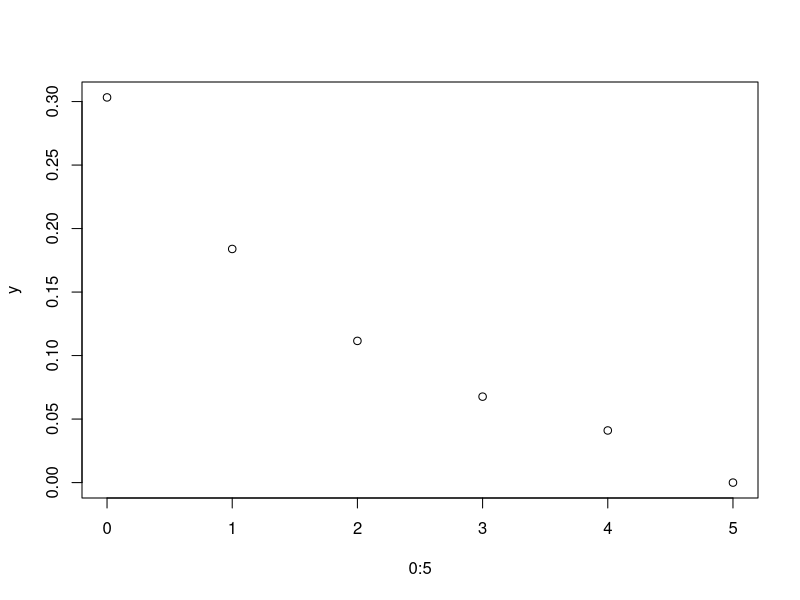
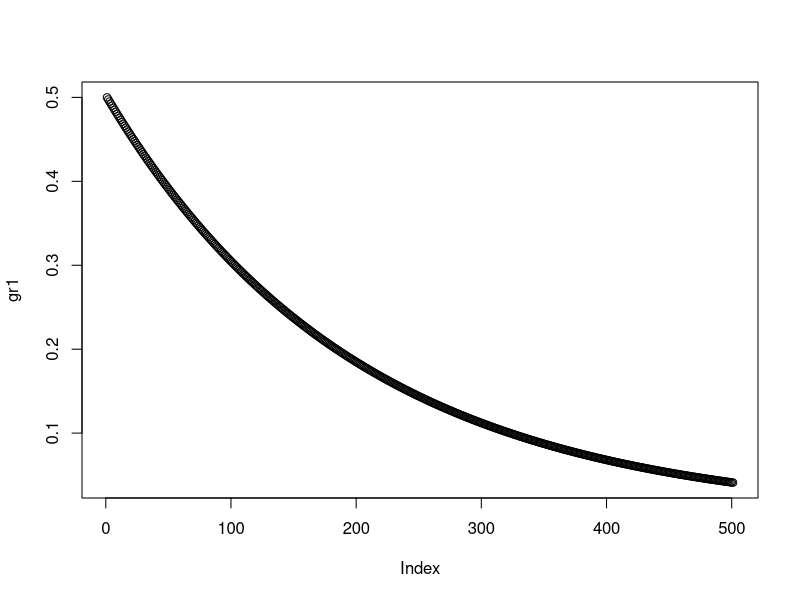
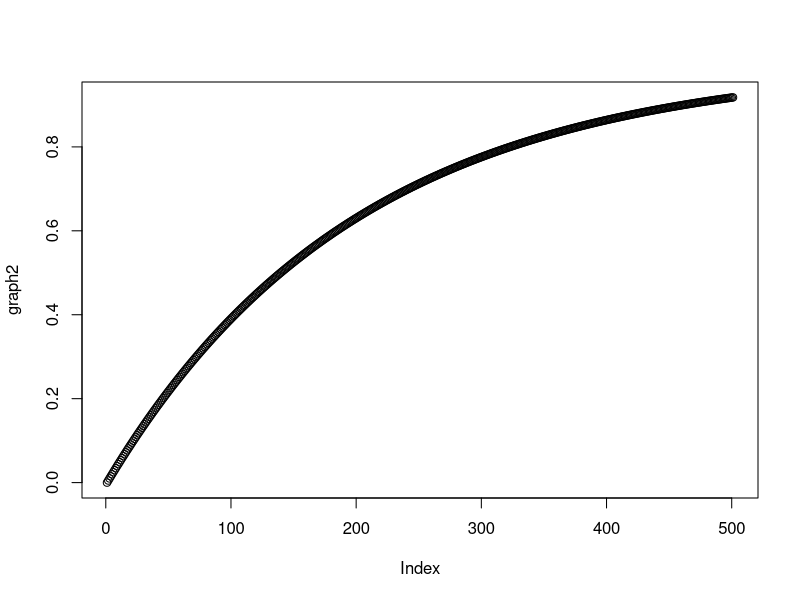
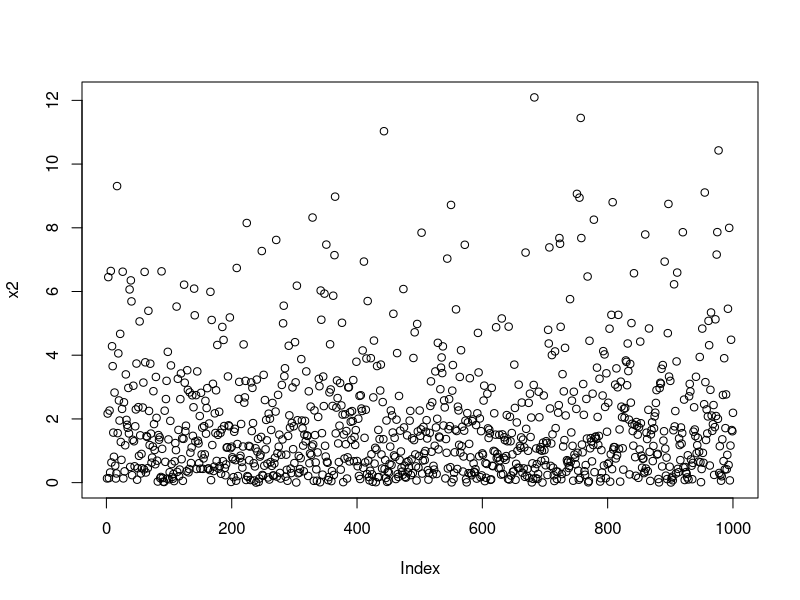
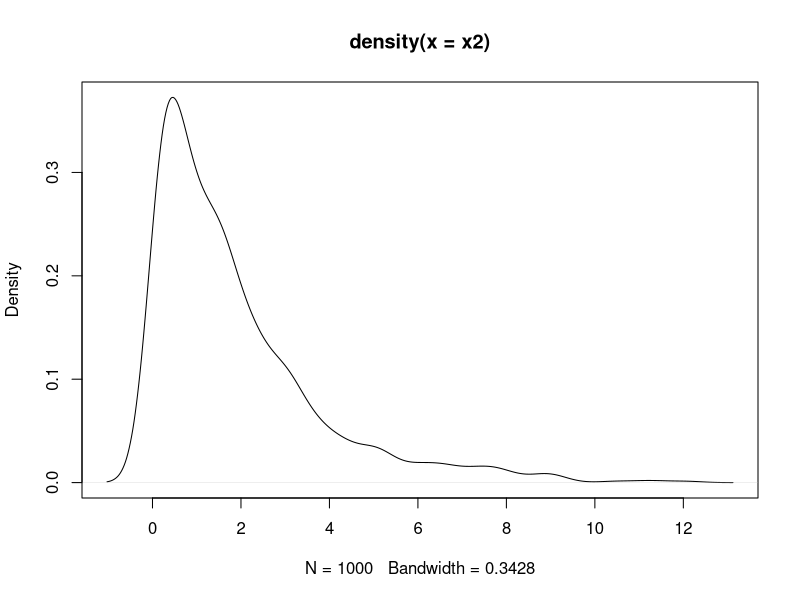

Write R code to recreate these figures, in order.
#Assignment 5


#unif is used for uniform distribution (Uniform distribution is a type of probability distribution in which all outcomes are equally likely)
#exp is used for exponential distrubution (Exponential distribution is a continuous probability distribution that often concerns the amount of time until some specific event happens.)
#gamma is used for gamma distrubution (Gamma distribution term is mostly used as a distribution which is defined as two parameters – shape parameter and inverse scale parameter, having continuous probability distribution)
#1
#a)for more than 45 waiting time 
#we know that answer will be (60-45)/60 = 0.25
#answer will be 1-(waiting time less then or equal to 45)
1-punif(45,0,60)
#b)for waiting time between 20 and 30 (10/60) = 0.6
punif(30,0,60)-punif(10,0,60)

#2
#a)for density function at x=3
dexp(3,rate=0.5)

#b) plotting graph
y<-numeric(6)
for(i in 0:5)
{
  y[i]=dexp(i,rate=0.5)
}
plot(0:5,y)
#or can be done by 
x1<-seq(from = 0, to = 5, by = 0.01) 
gr1<-dexp(x1, rate=0.5)
plot(gr1)

#c)probability that it takes atmost 3 hours is
pexp(3,rate=0.5)

#d)graph for cumulative probablities
x<- seq(0,5,by=0.01)
graph2 <- pexp(x,rate=0.5)
plot(graph2)


#e)simulate 1000 exp distribution function
x2<-rexp(1000, rate=0.5) #e
plot(x2)
plot(density(x2))


#3gamma distribution with alpha as shape and scale is 1/rate 
#a)
1-pgamma(1,shape=2,scale=1/3) 

#b) ulta dhundna h so qgamma
qgamma(0.7,shape=2,scale=1/3,lower.tail=FALSE) 